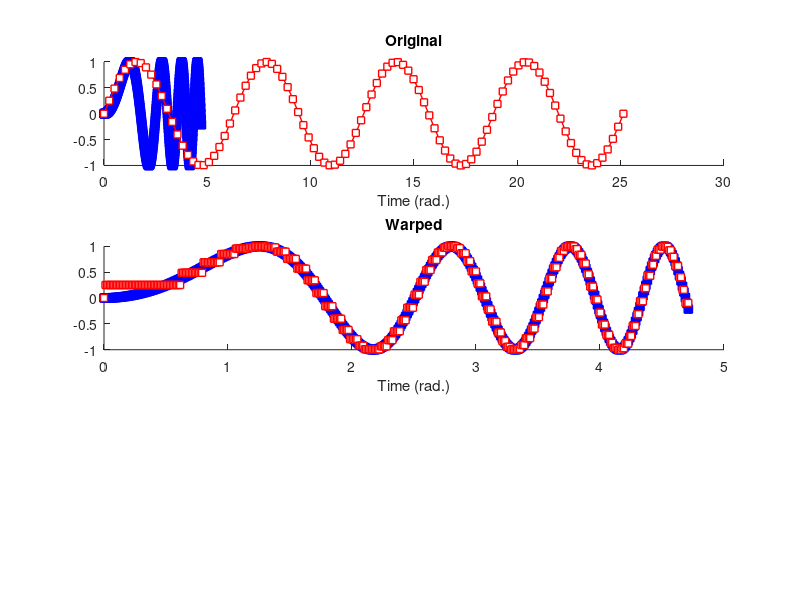
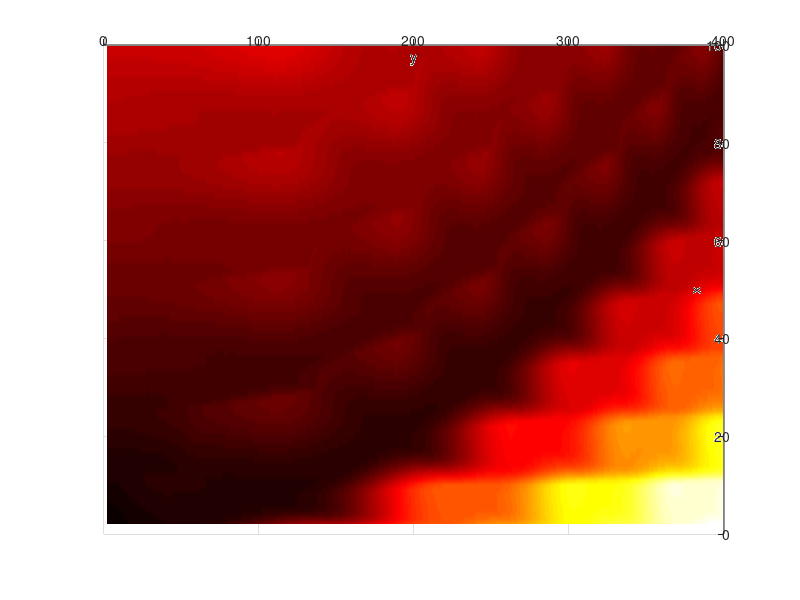

Reproduce these figures in MATLAB, in order. (Note: this script raises an error after producing the figures.)
%%
%     COURSE: Signal processing problems, solved in MATLAB and Python
%    SECTION: Resampling, interpolating, extrapolating
%      VIDEO: Dynamic time warping
% Instructor: sincxpress.com
%
%%

%% create signals

% different time vectors
tx = linspace(0,1.5*pi,400);
ty = linspace(0,8*pi,100);

% different signals
x = sin(tx.^2); % chirp
y = sin(ty);    % sine wave


% show them
figure(1), clf
subplot(311), hold on
plot(tx,x,'bs-','linew',1,'markerfacecolor','b')
plot(ty,y,'rs-','linew',1,'markerfacecolor','w','markersize',5)
xlabel('Time (rad.)')
title('Original')

%% distance matrix

% initialize distance matrix (dm) and set first element to zero
dm = nan(length(x),length(y));
dm(1) = 0;

for xi=2:length(x)
    for yi=2:length(y)
        cost = abs(x(xi)-y(yi)).^1;
        dm(xi,yi) = cost + min([ dm(xi-1,yi) dm(xi,yi-1) dm(xi-1,yi-1) ]);
    end
end

figure(2), clf
surf(dm), shading interp
colormap hot
view([90 -90])
rotate3d on
xlabel('x'), ylabel('y')

%%

% find minimum for each y
minpath = zeros(2,length(x));
for xi=1:size(dm,1)
    [minpath(1,xi),minpath(2,xi)] = min(dm(xi,:));
end


figure(1)
subplot(312), hold on
plot(tx,x,'bs-','linew',1,'markerfacecolor','b')
plot(tx,y(minpath(2,:)),'rs','linew',1,'markerfacecolor','w','markersize',5)
xlabel('Time (rad.)')
title('Warped')

%% using MATLAB's dtw function

% in the signal-processing toolbox!
[d2,warpx,warpy] = dtw(x,y);

figure(1)
subplot(313), hold on
plot(tx(warpx),x(warpx),'bs-','linew',1,'markerfacecolor','b')
plot(tx(warpx),y(warpy),'rs','linew',1,'markerfacecolor','w','markersize',5)
xlabel('Time (rad.)')
title('MATLAB dtw function')

%%
